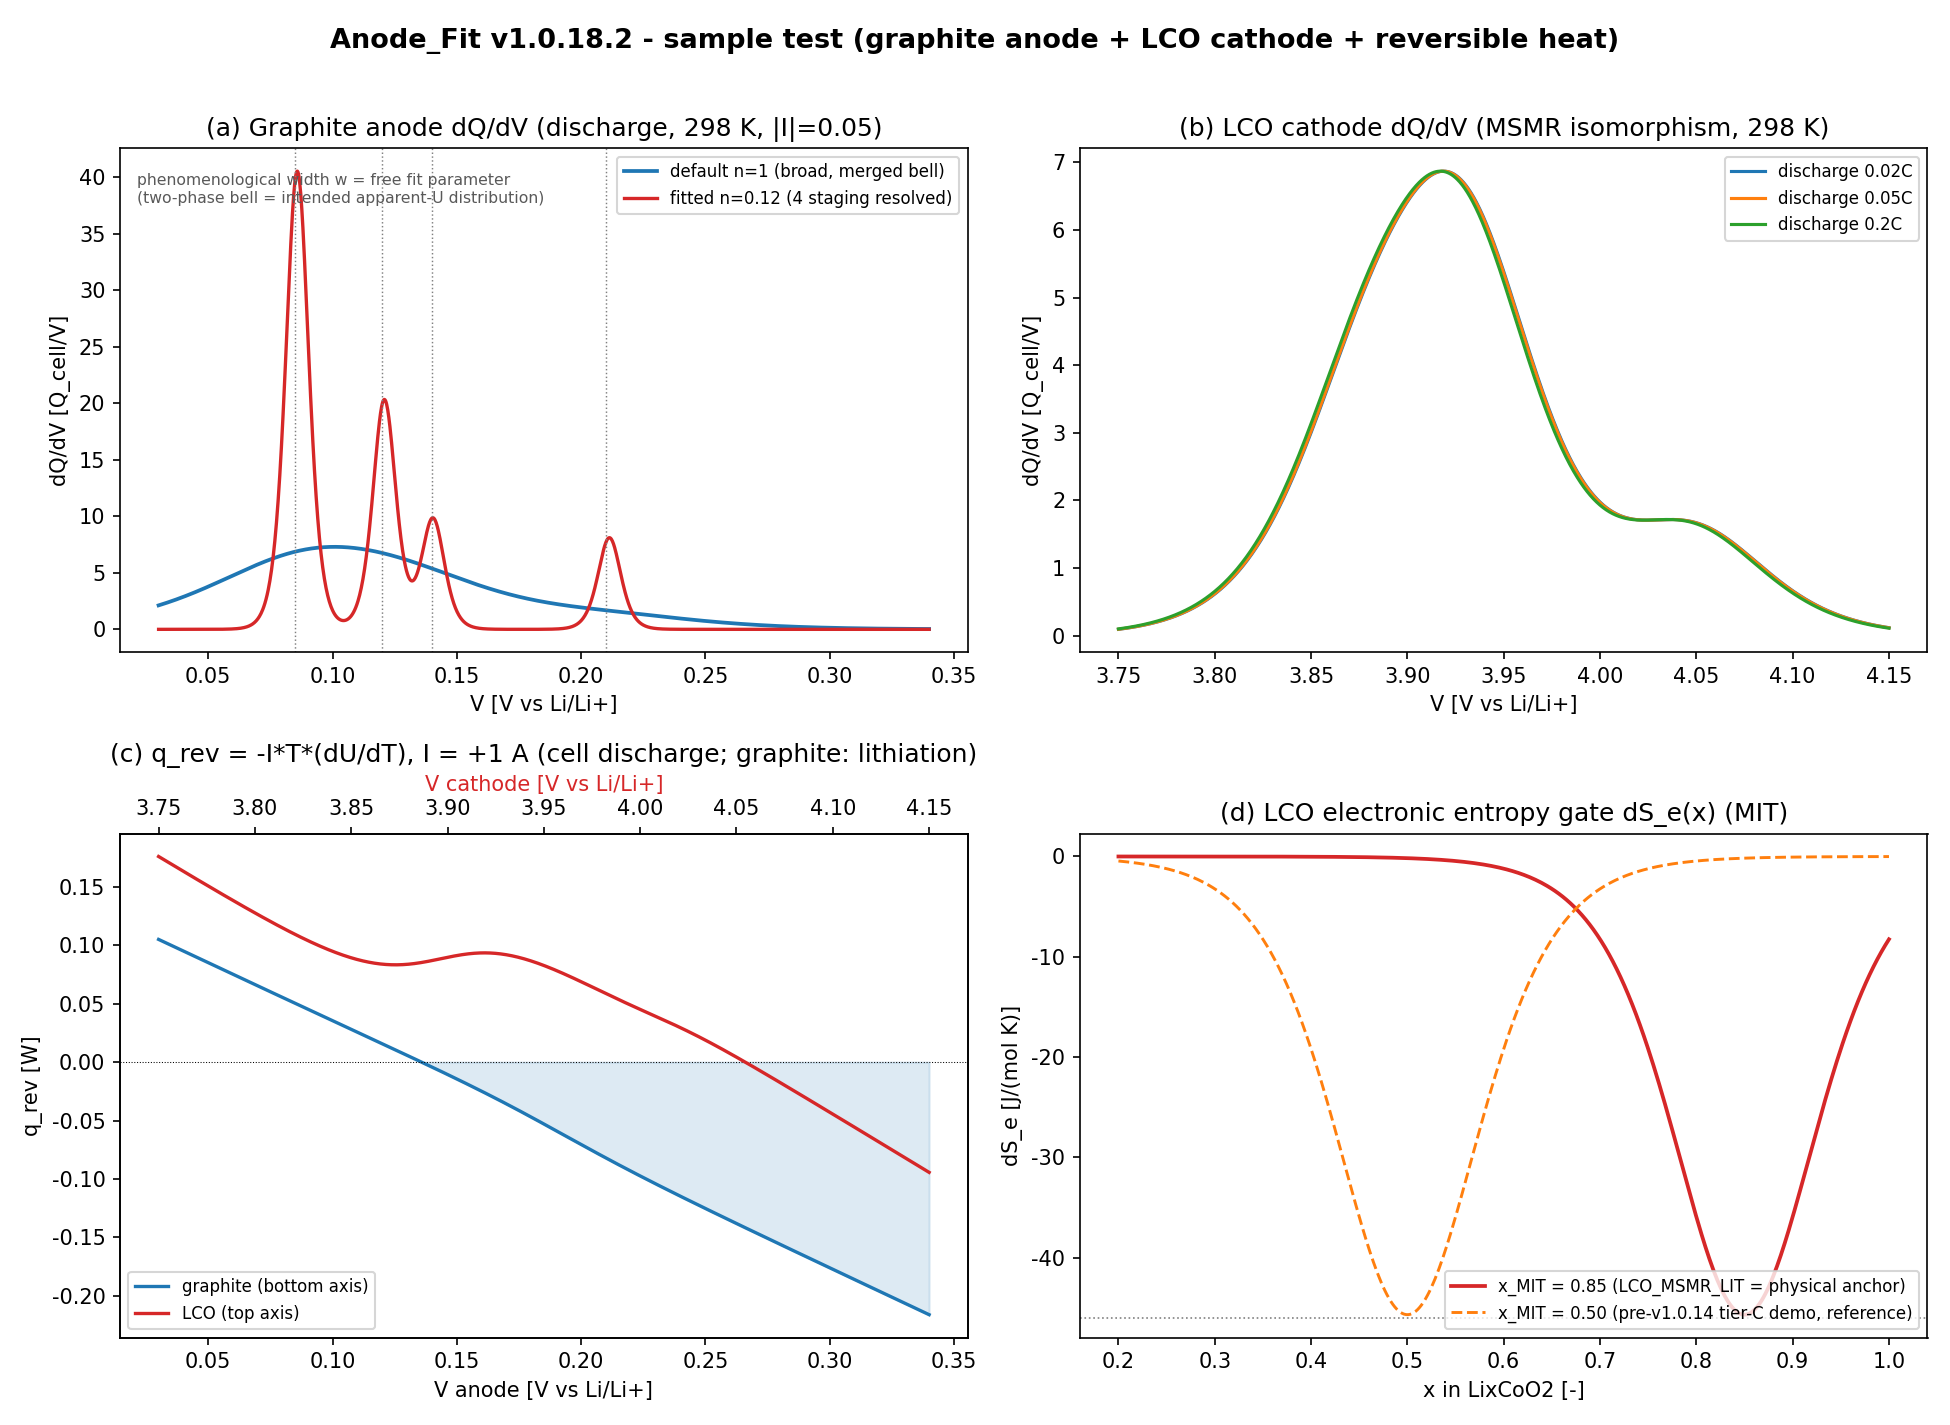

This figure's Python source:
# -*- coding: utf-8 -*-
"""Anode_Fit v1.0.18.2 -- sample test figure (P4.4; English/ASCII labels only, glyph-safe).

Uses only v1.0.18.2 functions/classes (no re-implementation):
    GraphiteAnodeDischargeDQDV, LCOCathodeDQDV, func_dSe_molar,
    GRAPHITE_STAGING_LIT, LCO_MSMR_LIT, and the reversible_heat method.
Panels (2x2):
    (a) graphite anode dQ/dV (discharge, 298 K): default n=1 vs fitted n=0.12
    (b) LCO cathode dQ/dV (MSMR isomorphism) at three C-rates
    (c) reversible heat q_rev = -I*T*(dU/dT) for graphite and LCO
    (d) LCO electronic entropy MIT gate dS_e(x)
Output: sample_test_v1018_2.png (same folder, dpi=150). Deterministic (no RNG).
"""
import sys, importlib.util, copy
try:
    sys.stdout.reconfigure(encoding="utf-8", errors="replace")
except Exception:
    pass
import numpy as np
import matplotlib
matplotlib.use("Agg")
import matplotlib.pyplot as plt
matplotlib.rcParams["font.family"] = "DejaVu Sans"      # ASCII-safe default font
matplotlib.rcParams["axes.unicode_minus"] = False        # avoid minus-glyph issues
matplotlib.rcParams["mathtext.default"] = "regular"

CODE = r"D:\Projects\Project_Anode_Fit\Claude\docs\v1.0.18.2\Anode_Fit_v1.0.18.2.py"
OUT = r"D:\Projects\Project_Anode_Fit\Claude\docs\v1.0.18.2\sample_test_v1018_2.png"
spec = importlib.util.spec_from_file_location("anodefit", CODE)
m = importlib.util.module_from_spec(spec); spec.loader.exec_module(m)

# ---- instantiate v1.0.18.2 classes (representative parameters) ----
gr = m.GraphiteAnodeDischargeDQDV(m.GRAPHITE_STAGING_LIT, x=0.5, Rn=0.01, Cbg=0.0)
lco = m.LCOCathodeDQDV(m.LCO_MSMR_LIT, x=0.5, Rn=0.01, Cbg=0.0)

# fitted graphite: narrow the phenomenological width (n per transition)
# so the 4 staging transitions separate ('n' takes precedence over 'w' fallback)
fit_staging = copy.deepcopy(m.GRAPHITE_STAGING_LIT)
for tr in fit_staging:
    tr["n"] = 0.12                       # phenomenological free fit width (model unchanged)
gr_fit = m.GraphiteAnodeDischargeDQDV(fit_staging, x=0.5, Rn=0.01, Cbg=0.0)

Vg = np.linspace(0.03, 0.34, 1400)       # graphite anode window [V vs Li/Li+]
Vc = np.linspace(3.75, 4.15, 1200)       # LCO cathode window [V vs Li/Li+]

fig, ax = plt.subplots(2, 2, figsize=(13, 9.5))
fig.suptitle("Anode_Fit v1.0.18.2 - sample test (graphite anode + LCO cathode + reversible heat)",
             fontsize=13, fontweight="bold")

# (a) graphite dQ/dV: default (n=1, merged bell) vs fitted (n=0.12, 4 staging separated)
yg_def = np.asarray(gr.dqdv(Vg, T=298.15, I_abs=0.05, Q_cell=1.0, s=+1))
yg_fit = np.asarray(gr_fit.dqdv(Vg, T=298.15, I_abs=0.05, Q_cell=1.0, s=+1))
ax[0, 0].plot(Vg, yg_def, "C0", lw=1.8, label="default n=1 (broad, merged bell)")
ax[0, 0].plot(Vg, yg_fit, "C3", lw=1.6, label="fitted n=0.12 (4 staging resolved)")
for U in (0.210, 0.140, 0.120, 0.085):
    ax[0, 0].axvline(U, color="gray", ls=":", lw=0.7)
ax[0, 0].set_title("(a) Graphite anode dQ/dV (discharge, 298 K, |I|=0.05)")
ax[0, 0].set_xlabel("V [V vs Li/Li+]")
ax[0, 0].set_ylabel("dQ/dV [Q_cell/V]")
ax[0, 0].legend(fontsize=8, loc="upper right")
ax[0, 0].text(0.02, 0.95, "phenomenological width w = free fit parameter\n"
              "(two-phase bell = intended apparent-U distribution)",
              transform=ax[0, 0].transAxes, fontsize=7.5, va="top", color="0.35")

# (b) LCO cathode dQ/dV (MSMR isomorphism) at three C-rates via curve() facade
for c_rate, lab in [(0.02, "0.02C"), (0.05, "0.05C"), (0.2, "0.2C")]:
    ax[0, 1].plot(Vc, lco.curve(Vc, direction="discharge", c_rate=c_rate,
                                Q_cell=1.0, T=298.15),
                  lw=1.5, label="discharge " + lab)
ax[0, 1].set_title("(b) LCO cathode dQ/dV (MSMR isomorphism, 298 K)")
ax[0, 1].set_xlabel("V [V vs Li/Li+]")
ax[0, 1].set_ylabel("dQ/dV [Q_cell/V]")
ax[0, 1].legend(fontsize=8)

# (c) reversible heat q_rev = -I*T*(dU/dT) (T applied once), I = 1 A
qg = np.asarray(gr.reversible_heat(Vg, T=298.15, I=1.0))
ql = np.asarray(lco.reversible_heat(Vc, T=298.15, I=1.0))
ax[1, 0].plot(Vg, qg, "C0", lw=1.6, label="graphite (bottom axis)")
axb = ax[1, 0].twiny()
axb.plot(Vc, ql, "C3", lw=1.6)
axb.set_xlabel("V cathode [V vs Li/Li+]", color="C3")
ax[1, 0].plot([], [], "C3", lw=1.6, label="LCO (top axis)")
ax[1, 0].axhline(0, color="k", lw=0.5, ls=":")
ax[1, 0].fill_between(Vg, qg, 0, where=(qg < 0), color="C0", alpha=0.15)
ax[1, 0].set_title("(c) q_rev = -I*T*(dU/dT), I = +1 A (cell discharge; graphite: lithiation)")
ax[1, 0].set_xlabel("V anode [V vs Li/Li+]")
ax[1, 0].set_ylabel("q_rev [W]")
ax[1, 0].legend(fontsize=8, loc="lower left")

# (d) electronic entropy MIT gate dS_e(x) -- func_dSe_molar
xx = np.linspace(0.2, 1.0, 400)
x_mit_demo = float(m.LCO_MSMR_LIT[0]["x_MIT"])  # v1.0.14 loop B: T1 realigned to physical anchor 0.85
ax[1, 1].plot(xx, m.func_dSe_molar(xx, 298.15, 13.0, x_mit_demo, 0.05), "C3", lw=1.8,
              label=f"x_MIT = {x_mit_demo:.2f} (LCO_MSMR_LIT = physical anchor)")
ax[1, 1].plot(xx, m.func_dSe_molar(xx, 298.15, 13.0, 0.50, 0.05), "C1", lw=1.4, ls="--",
              label="x_MIT = 0.50 (pre-v1.0.14 tier-C demo, reference)")
ax[1, 1].axhline(-46, color="gray", ls=":", lw=0.8)
ax[1, 1].set_title("(d) LCO electronic entropy gate dS_e(x) (MIT)")
ax[1, 1].set_xlabel("x in LixCoO2 [-]")
ax[1, 1].set_ylabel("dS_e [J/(mol K)]")
ax[1, 1].legend(fontsize=8, loc="lower right")

plt.tight_layout(rect=(0, 0, 1, 0.97))
plt.savefig(OUT, dpi=150)

# ---- console verification (report only; no physics assertion) ----
def n_peaks(y):
    return int(sum(1 for i in range(1, len(y) - 1)
                   if y[i] > y[i - 1] and y[i] >= y[i + 1] and y[i] > 0.3))

def finite(y):
    return bool(np.all(np.isfinite(y)))

print(f"saved: {OUT}")
print(f"(a) graphite finite={finite(yg_def) and finite(yg_fit)} | "
      f"local maxima: default n=1 -> {n_peaks(yg_def)} | fitted n=0.12 -> {n_peaks(yg_fit)}")
yl_02 = np.asarray(lco.curve(Vc, direction="discharge", c_rate=0.2, Q_cell=1.0, T=298.15))
print(f"(b) LCO 0.2C finite={finite(yl_02)} | max dQ/dV={yl_02.max():.3f} "
      f"@V={Vc[int(np.argmax(yl_02))]:.3f}")
print(f"(c) q_rev finite={finite(qg) and finite(ql)} | "
      f"graphite [{qg.min():.3f},{qg.max():.3f}] W | LCO [{ql.min():.3f},{ql.max():.3f}] W")
print(f"(d) dS_e gate depth @x_MIT: "
      f"{float(m.func_dSe_molar(0.85, 298.15, 13.0, 0.85, 0.05)):.2f} J/(mol K) (target ~ -46)")
print("=== SAMPLE TEST v1.0.18.2 DONE ===")
